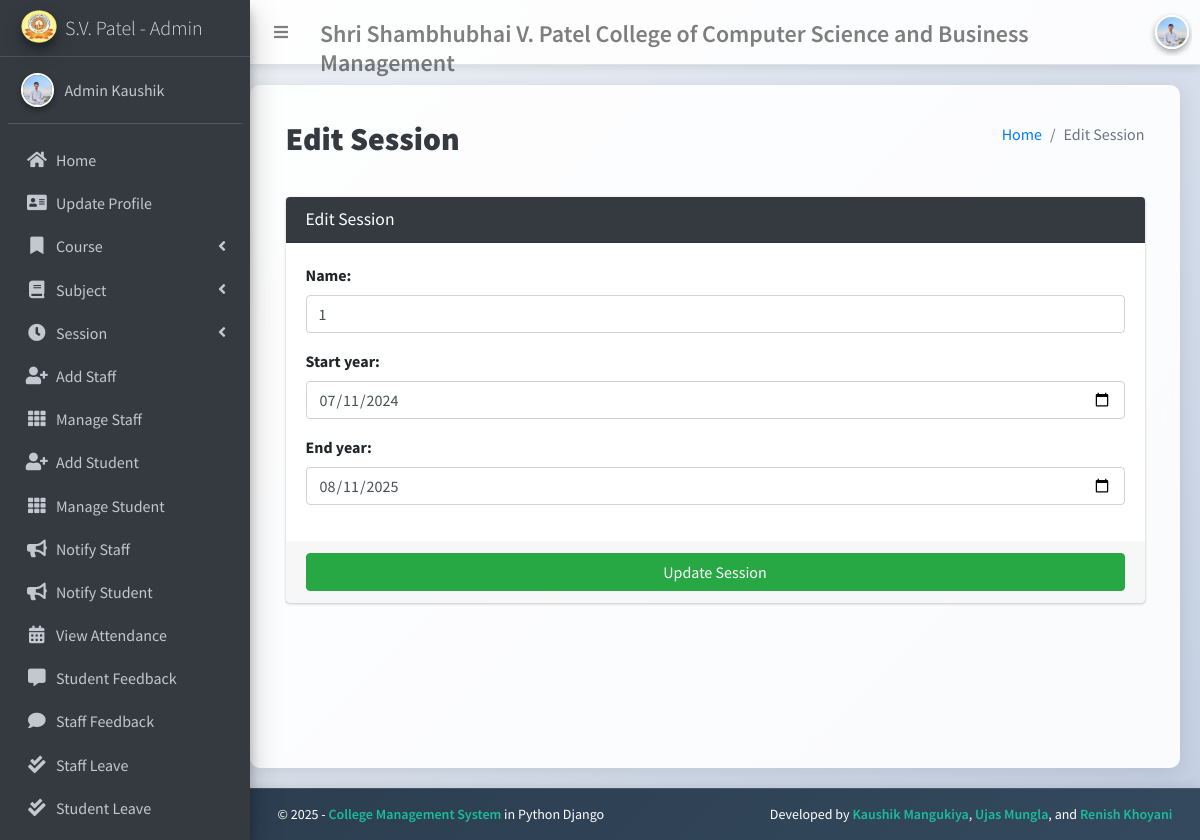
/session/edit/1 (signed in), run on an earlier commit of the app's database.
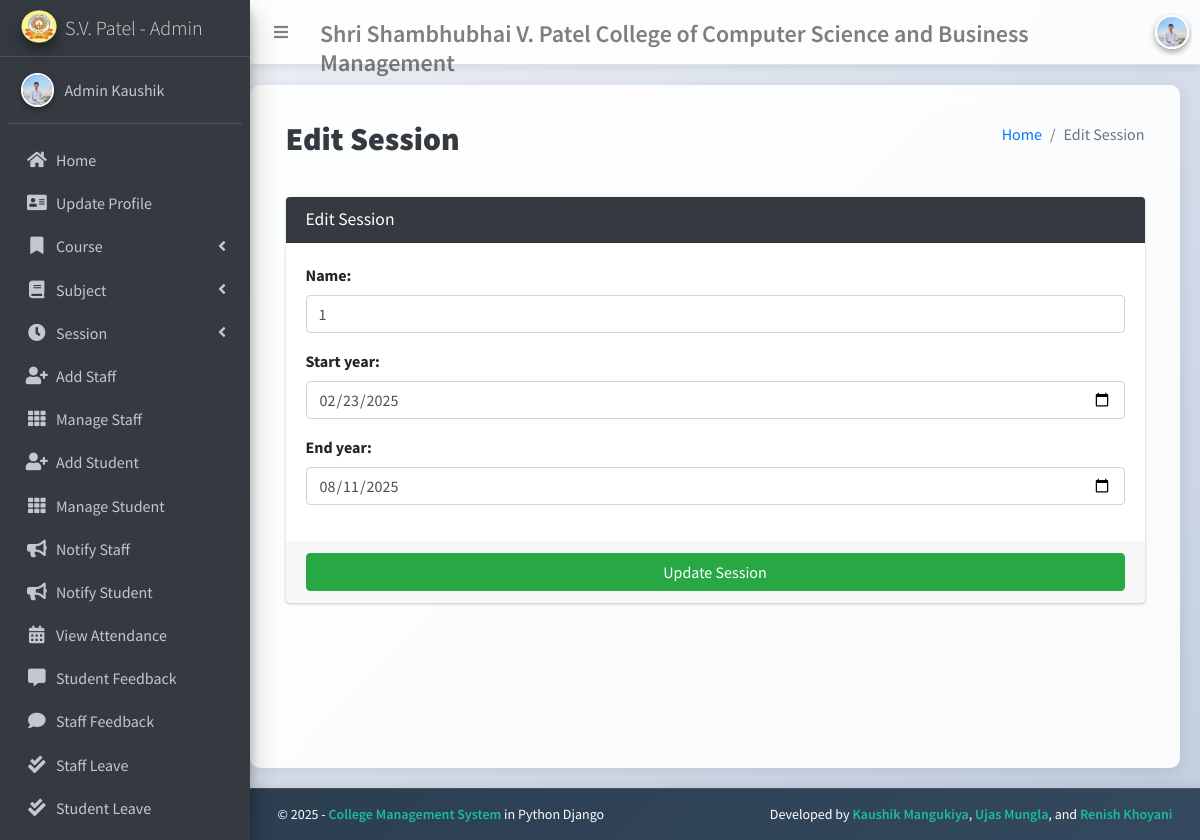
And on a later commit of the database.
### main_app/models.py (models this page shows, shortened)
class Session(models.Model):
    name = models.CharField(max_length=120)
    start_year = models.DateField()
    end_year = models.DateField()

### main_app/hod_views.py (the view)
def edit_session(request, session_id):
    if not check_user_authentication(request):
        return redirect('/login')
    instance = get_object_or_404(Session, id=session_id)
    form = SessionForm(request.POST or None, instance=instance)
    context = {'form': form, 'session_id': session_id,
               'page_title': 'Edit Session'}
    if request.method == 'POST':
        if form.is_valid():
            try:
                form.save()
                messages.success(request, "Session Updated")
                return redirect(reverse('edit_session', args=[session_id]))
            except Exception as e:
                messages.error(
                    request, "Session Could Not Be Updated " + str(e))
                return render(request, "hod_template/edit_session_template.html", context)
        else:
            messages.error(request, "Invalid Form Submitted ")
            return render(request, "hod_template/edit_session_template.html", context)
    else:
        return render(request, "hod_template/edit_session_template.html", context)

### main_app/forms.py
class SessionForm(FormSettings):
    def __init__(self, *args, **kwargs):
        super(SessionForm, self).__init__(*args, **kwargs)
    class Meta:
        model = Session
        fields = '__all__'
        widgets = {
            'name': forms.TextInput(attrs={'autofocus': 'autofocus'}),
            'start_year': DateInput(attrs={'type': 'date'}),
            'end_year': DateInput(attrs={'type': 'date'}),
        }

### main_app/hod_views.py (called while the page is built)
def check_user_authentication(request):
    if not request.user.is_authenticated:
        messages.error(request, "You must be logged in to access this page.")
        return False
    return True

### main_app/templates/hod_template/edit_session_template.html
{% extends 'main_app/base.html' %}
{% load static %}
{% block page_title %}{{page_title}}{% endblock page_title %}
{% block content %}
<section class="content">
    <div class="container-fluid">
        <div class="row">
            <div class="col-md-12">
                <div class="card card-dark">
                    <div class="card-header">
                        <h3 class="card-title">{{page_title}}</h3>
                    </div>
                    {% include "main_app/form_template.html" with messages=messages  form=form button_text="Update Session"%}
                </div>
            </div>
        </div>
    </div>
</section>
{% endblock content %}

### main_app/templates/main_app/form_template.html (shortened to what this page needs)
<form role="form" method="POST" enctype="multipart/form-data">
    <div class="card-body">
        {% for field in form  %}
        <div class="form-group">
            {{field.label_tag}}
            {{field}}
        </div>
        {% endfor %}
    </div>
    <div class="card-footer">
        <button type="submit" class="btn btn-success btn-block">
            {% if button_text %}
            {{button_text}}
            {% else %}
            Submit
            {% endif %}
        </button>
    </div>
</form>

What changed in the data, as far as the page shows it:
changed Session: start_year "07/11/2024" → "02/23/2025"
